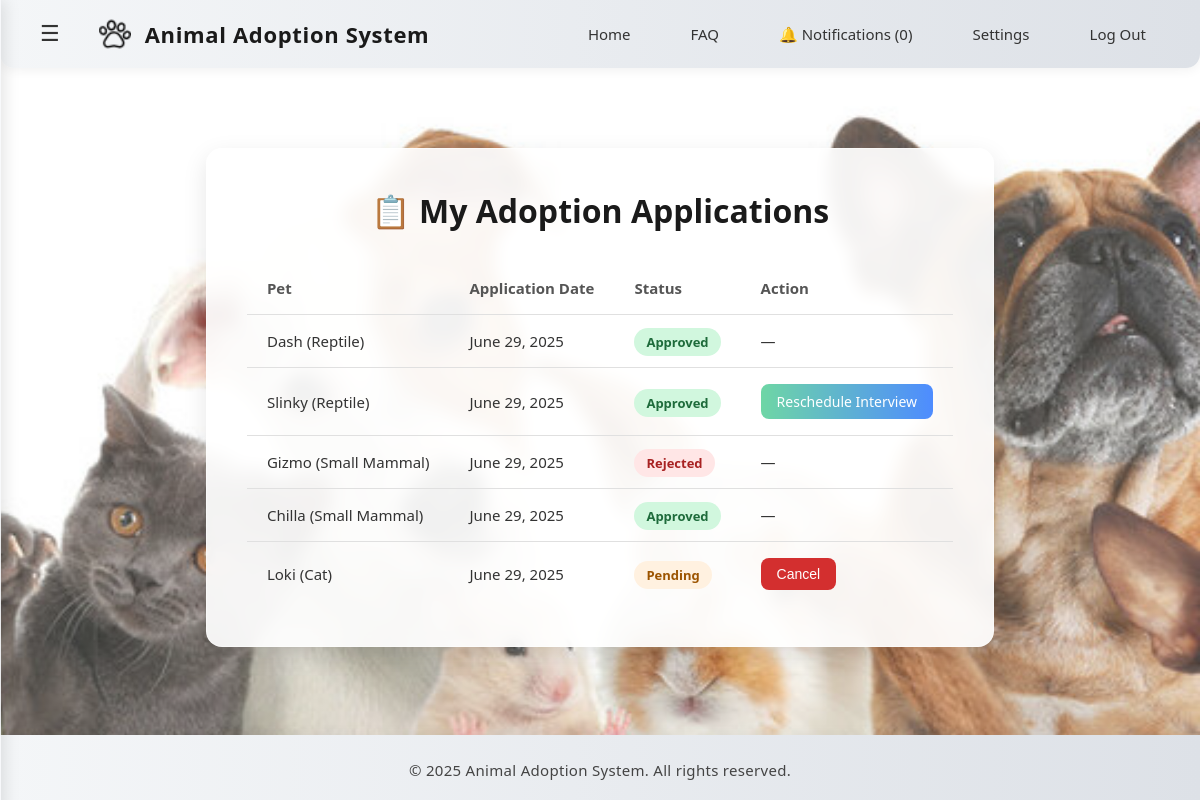
/adopter/adoption_tracker.php (signed in), run on the app's committed database.
### tables this page shows
CREATE TABLE `adoption_applications` (
  `id` int(11) NOT NULL,
  `adopter_id` int(11) NOT NULL,
  `pet_id` int(11) NOT NULL,
  `application_date` date DEFAULT curdate(),
  `status` enum('pending','approved','rejected') DEFAULT 'pending'
);

CREATE TABLE `pets` (
  `id` int(11) NOT NULL,
  `name` varchar(100) NOT NULL,
  `species` varchar(100) DEFAULT NULL,
  `breed` varchar(100) DEFAULT NULL,
  `age` int(11) DEFAULT NULL,
  `gender` varchar(10) DEFAULT NULL,
  `description` text DEFAULT NULL,
  `image` varchar(255) DEFAULT NULL,
  `status` enum('available','adopted') DEFAULT 'available',
  `shelter_id` int(11) DEFAULT NULL,
  `adoption_date` date DEFAULT NULL
);

### adopter/adoption_tracker.php (the view, shortened to what this page needs)
<?php
include('../db_connection.php');
$adopter_id = $_SESSION['user_id'];
$sql = "SELECT aa.*, p.name AS pet_name, p.species
        FROM adoption_applications aa
        JOIN pets p ON aa.pet_id = p.id
        WHERE aa.adopter_id = ?
        ORDER BY aa.application_date ASC";
$stmt = $conn->prepare($sql);
$stmt->bind_param("i", $adopter_id);
$stmt->execute();
$result = $stmt->get_result();
?>
<!DOCTYPE html>
<html lang="en">
<head>
    <link rel="stylesheet" href="../css/common.css">
    <link rel="stylesheet" href="../css/adopter.css">
    <link rel="stylesheet" href="../css/sidebar.css">
</head>
<body>
<?php include('../includes/navbar_adopter.php'); ?>
<div class="tracker-wrapper">
    <h2>📋 My Adoption Applications</h2>
    <?php if ($result->num_rows > 0): ?>
        <table>
            <tr>
                <th>Pet</th>
                <th>Application Date</th>
                <th>Status</th>
                <th>Action</th>
            </tr>
            <?php while ($row = $result->fetch_assoc()):
                $application_id = $row['id'];
                $checkInterview = $conn->prepare("SELECT id, status FROM interviews WHERE application_id = ?");
                $checkInterview->bind_param("i", $application_id);
                $checkInterview->execute();
                $interviewResult = $checkInterview->get_result();
                $hasInterview = $interviewResult->num_rows > 0;
                $interviewStatus = $hasInterview ? $interviewResult->fetch_assoc()['status'] : null;
                $status = strtolower($row['status']);
                $status_class = "status-text " . $status;
            ?>
            <tr>
                <td><?= htmlspecialchars($row['pet_name']); ?> (<?= htmlspecialchars($row['species']); ?>)</td>
                <td><?= htmlspecialchars(date("F j, Y", strtotime($row['application_date']))); ?></td>
                <td><span class="<?= $status_class ?>"><?= ucfirst($status); ?></span></td>
                <td>
                    <div class="status-action">
                        <?php if ($status === 'pending'): ?>
                            <form method="POST" action="cancel_application.php" class="inline-form" onsubmit="return confirm('Are you sure you want to cancel this application?');">
                                <button type="submit" class="action-btn cancel-btn">Cancel</button>
                            </form>
                        <?php elseif ($status === 'approved' && !$hasInterview): ?>
                            <a href="schedule_interview.php?app_id=<?= $application_id; ?>" class="action-btn schedule-btn">Schedule Interview</a>
                        <?php elseif ($status === 'approved' && $hasInterview && $interviewStatus === 'rejected'): ?>
                            <a href="schedule_interview.php?app_id=<?= $application_id; ?>" class="action-btn schedule-btn">Reschedule Interview</a>
                        <?php else: ?>
                            <span>—</span>
                        <?php endif; ?>
                    </div>
                </td>
            </tr>
            <?php endwhile; ?>
        </table>
    <?php else: ?>
        <div class="empty-msg">You haven't submitted any adoption applications yet.</div>
    <?php endif; ?>
</div>
<?php include('../includes/footer.php'); ?>
</body>
</html>

### css/common.css (style rules this page uses)
html, body { height: 100%; margin: 0; display: flex; flex-direction: column; }

### css/adopter.css (style rules this page uses)
body { margin: 0; font-family: 'Segoe UI', sans-serif; background: linear-gradient(rgba(255,255,255,0.2), rgba(255,255,255,0.2)), url('../images/PetsBackground2.jpg') no-repeat center center fixed; background-size: cover; color: #333; }

### adopter/adoption_tracker.php (style rules this page uses)
:root { --accent-gradient: linear-gradient(90deg, #6ed6a5 0%, #4e8cff 100%); --text-color: #333; --text-color-light: #555; --container-bg: rgba(255, 255, 255, 0.92); --border-color: #e0e0e0; --shadow: 0 8px 25px rgba(0,0,0,0.1); --border-radius: 16px; }
.tracker-wrapper { max-width: 900px; margin: 80px auto 40px; padding: 40px; background: var(--container-bg); border-radius: var(--border-radius); box-shadow: var(--shadow); -webkit-backdrop-filter: blur(8px); backdrop-filter: blur(8px); border: 1px solid rgba(255,255,255,0.4); }
h2 { text-align: center; font-size: 32px; font-weight: 700; color: #1a1a1a; margin-top: 0; margin-bottom: 30px; }
table { width: 100%; border-collapse: collapse; background-color: transparent; }
th, td { padding: 16px 20px; font-size: 15px; text-align: left; border-bottom: 1px solid var(--border-color); }
th { font-weight: 600; color: var(--text-color-light); }
tr:last-child td { border-bottom: none; }
.status-action { display: flex; gap: 12px; align-items: center; }
.status-text { font-weight: 600; text-transform: capitalize; padding: 5px 12px; border-radius: 50px; font-size: 13px; }
.status-text.approved { color: #1e6b3b; background-color: #d1f7de; }
.status-text.pending { color: #9c5400; background-color: #fff1e0; }
.status-text.rejected { color: #a82222; background-color: #ffe6e6; }
.action-btn { color: #fff; padding: 8px 16px; border: none; border-radius: 8px; font-size: 14px; font-weight: 500; cursor: pointer; text-decoration: none; transition: all 0.2s ease; }
.cancel-btn { background-color: #d32f2f; }
.schedule-btn { background: var(--accent-gradient); }
.inline-form { display: inline; }

### data on the page
adoption_applications: pet.name "Dash", pet.species "Reptile", application_date "June 29, 2025", status "Approved"
adoption_applications: pet.name "Slinky", pet.species "Reptile", application_date "June 29, 2025", status "Approved"
adoption_applications: pet.name "Gizmo", pet.species "Small Mammal", application_date "June 29, 2025", status "Rejected"
adoption_applications: pet.name "Chilla", pet.species "Small Mammal", application_date "June 29, 2025", status "Approved"
adoption_applications: pet.name "Loki", pet.species "Cat", application_date "June 29, 2025", status "Pending"

### other printed values
$unread_count "0"
